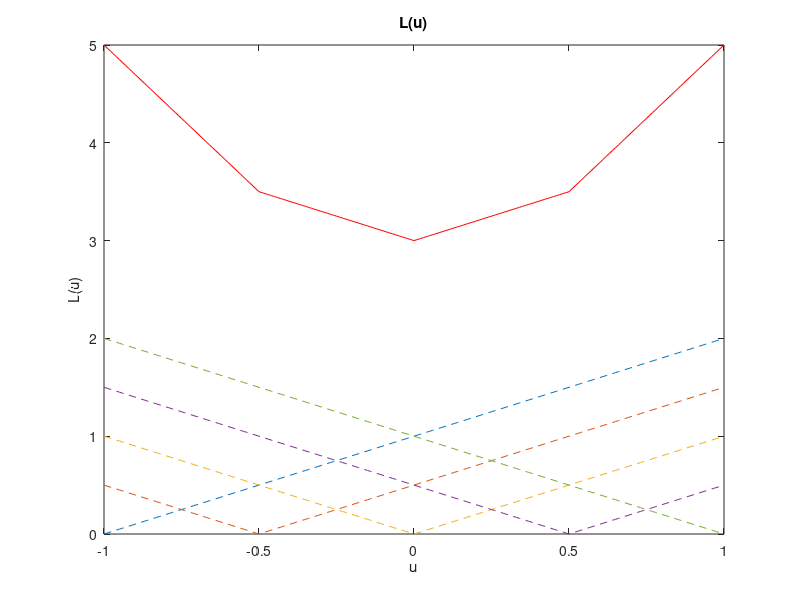

Here is the MATLAB script that generated this plot: (Note: this script raises an error after producing the figure.)
% SOAV control 

clear;
s = tf('s');


% Horizon length
T = 10;
N = 1000;
h = T/N;

% Plant
Ac = [0,1,0,0;0,0,1,0;0,0,0,1;0,0,0,0];
Bc = [0;0;0;1];
Cc = eye(4);
Dc = 0;

[n,m] = size(Bc);
Pss = ss(Ac,Bc,eye(n,n),zeros(n,m));
Pds = c2d(Pss,h);
[A,B,C,D] = ssdata(Pds);
n = size(A,1);

% Initial and terminal states
x0 = ones(n,1)/2;
xf = zeros(n,1);

% Discrete-valued control
Umin = -1;
Umax = 1;

alphabet = Umin:0.5:Umax;
p = ones(1,length(alphabet));
Np = length(p);

% L(u)
a = zeros(Np+1,1);
b = zeros(Np+1,1);
rm = alphabet*p';
a(1) = -1; a(Np+1) = 1;
b(1) = rm; b(Np+1) = -rm;

for k=2:Np
    a(k)=sum(p(1:k-1))-sum(p(k:Np));
    b(k)=-sum(p(1:k-1).*alphabet(1:k-1))+sum(p(k:Np).*alphabet(k:Np));
end

figure;
ug = Umin:0.01:Umax;
for i=1:Np
    plot(ug,p(i)*abs(ug-alphabet(i)),'--');
    hold on;
end
plot(ug,max(kron(ug,a)+kron(ones(1,length(ug)),b)),'r');
title('L(u)');
xlabel('u');
ylabel('L(u)');

% System equation
[Phi,Ups] = get_mat2(A,B,N);
V = [zeros(n,(N-1)*n),eye(n,n)];
g = V*Ups*x0;
F = V*Phi;

% piecewise linear cost function

AA = kron(eye(N),a);
BB = kron(ones(N,1),b);
EE = kron(eye(N),ones(length(a),1));

% Optimization
cvx_begin
variable U(N)
variable theta(N)
minimize(sum(theta))
subject to
g+F*U==xf;
U>=Umin;
U<=Umax;
%norm(U,inf)<=Umax;
%U>=0; % for non-negative control
AA*U+BB<=EE*theta;
cvx_end


% Optimization
cvx_begin
variable U1(N)
minimize(norm(U1,1))
subject to
g+F*U1==xf;
norm(U1,inf)<=Umax;
cvx_end

% Optimization
cvx_begin
variable U2(N)
minimize( norm(U2,2) )
subject to
g+F*U2==xf;
norm(U2,inf)<=Umax;
cvx_end

figure;
plot(0:h:h*(N-1),U,'r');
hold on
plot(0:h:h*(N-1),U1,'k-.');

plot(0:h:h*(N-1),U2,'--');
xlabel('time (sec)');
ylabel('u(t)');
title('Optimal Control');
legend('SOAV','L^1 optimal','L^2 optimal');

if n==2
    X = Ups*x0 + Phi*U;
    X_1 = X(2:2:n*N);
    X_2 = X(1:2:n*N);
    
    X1 = Ups*x0 + Phi*U1;
    X1_1 = X1(2:2:n*N);
    X1_2 = X1(1:2:n*N);

    X2 = Ups*x0 + Phi*U2;
    X2_1 = X2(2:2:n*N);
    X2_2 = X2(1:2:n*N);
    
    figure;
    plot(X_1,X_2,'r');
    hold on
    plot(X1_1,X1_2,'k-.');
    plot(X2_1,X2_2,'--');
    xlabel('x1')
    ylabel('x2')
    title('state-space trajectory');
    legend('SOAV','L^1 optimal','L^2 optimal');
else
    Xe = zeros(N,n);
    X2e = zeros(N,n);
    
    X = Ups*x0 + Phi*U;
    X2 = Ups*x0 + Phi*U2;
    
    for j = 1:n
        Xe(:,j) = X(j:n:end)
        X2e(:,j) = X2(j:n:end)
    end
    
    figure;
    plot(0:h:h*(N-1),Xe);
    hold on
    plot(0:h:h*(N-1),U,'--');
    xlabel('time (sec)')
    ylabel('x_i(t)')
    title('state variables x_i(t) and control u(t)');
end

return;

length(U(U~=0))*h
